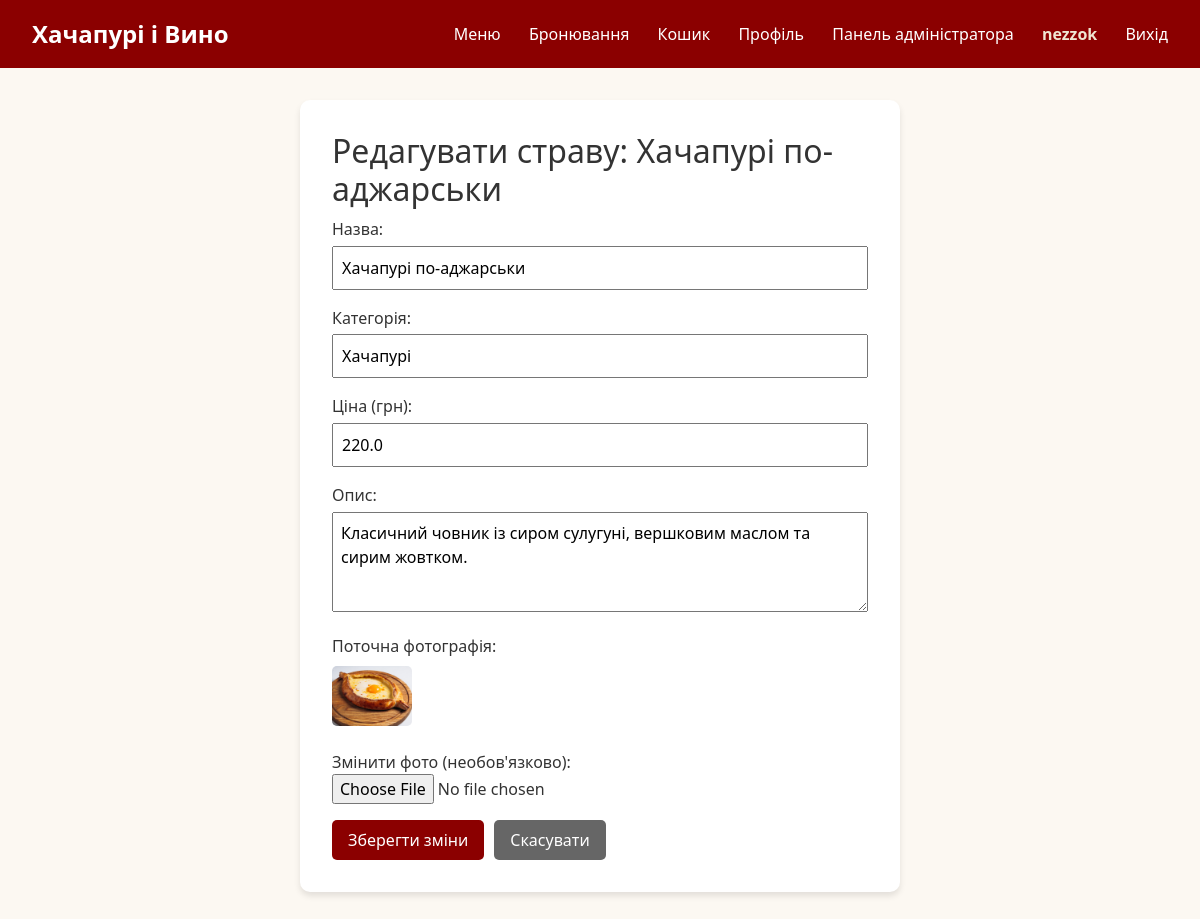
Page /admin/edit/1 (signed in) on the committed database.
### models.py (models this page shows)
class User(UserMixin, db.Model):
    id = db.Column(db.Integer, primary_key=True)
    username = db.Column(db.String(100), nullable=False)
    email = db.Column(db.String(120), unique=True, nullable=False)
    password = db.Column(db.String(200), nullable=False)
    is_admin = db.Column(db.Boolean, default=False)
    orders = db.relationship('Order', backref='user', lazy=True)

class Dish(db.Model):
    id = db.Column(db.Integer, primary_key=True)
    title = db.Column(db.String(100), nullable=False)
    category = db.Column(db.String(50), nullable=False)
    price = db.Column(db.Float, nullable=False)
    description = db.Column(db.Text, nullable=True)
    image = db.Column(db.String(150), default='default.jpg')

### app.py (the view, shortened to what this page needs)
@app.route('/admin/edit/<int:dish_id>', methods=['GET', 'POST'])
@login_required
def edit_dish(dish_id):
    if not current_user.is_admin:
        flash("У вас немає доступу до цієї сторінки!", "danger")
        return redirect(url_for('index'))
    dish = Dish.query.get_or_404(dish_id)
    return render_template('edit_dish.html', dish=dish)

### app.py (called while the page is built)
@login_manager.user_loader
def load_user(user_id):
    return User.query.get(int(user_id))

### templates/edit_dish.html (shortened to what this page needs)
{% extends 'base.html' %}
{% block content %}
<div style="max-width: 600px; margin: 2rem auto; background: white; padding: 2rem; border-radius: 10px; box-shadow: 0 4px 6px rgba(0,0,0,0.1);">
    <h2>Редагувати страву: {{ dish.title }}</h2>
    <form method="POST" enctype="multipart/form-data">
        <div style="margin-bottom: 1rem;">
            <label>Назва:</label><br>
            <input type="text" name="title" value="{{ dish.title }}" required style="width: 100%; padding: 0.5rem; margin-top: 0.3rem;">
        </div>
        <div style="margin-bottom: 1rem;">
            <label>Категорія:</label><br>
            <input type="text" name="category" value="{{ dish.category }}" required style="width: 100%; padding: 0.5rem; margin-top: 0.3rem;">
        </div>
        <div style="margin-bottom: 1rem;">
            <label>Ціна (грн):</label><br>
            <input type="number" step="0.01" name="price" value="{{ dish.price }}" required style="width: 100%; padding: 0.5rem; margin-top: 0.3rem;">
        </div>
        <div style="margin-bottom: 1rem;">
            <label>Опис:</label><br>
            <textarea name="description" style="width: 100%; padding: 0.5rem; margin-top: 0.3rem; height: 100px;">{{ dish.description }}</textarea>
        </div>
        <div style="margin-bottom: 1rem;">
            <label>Поточна фотографія:</label><br>
            <img src="{{ url_for('static', filename='uploads/' + dish.image) }}" width="80" style="object-fit: cover; margin-top: 0.5rem; border-radius: 5px;"><br><br>
            <label>Змінити фото (необов'язково):</label><br>
            <input type="file" name="image" accept="image/*">
        </div>
        <div style="display: flex; gap: 10px;">
            <button type="submit" class="btn-add">Зберегти зміни</button>
            <a href="/admin" style="padding: 0.5rem 1rem; background: #666; color: white; text-decoration: none; border-radius: 5px;">Скасувати</a>
        </div>
    </form>
</div>
{% endblock %}'

### templates/base.html (shortened to what this page needs)
<!DOCTYPE html>
<html lang="uk">
<head>
    <link href="https://cdn.jsdelivr.net/npm/bootstrap@5.3.0/dist/css/bootstrap.min.css" rel="stylesheet">
    <link rel="stylesheet" href="{{ url_for('static', filename='css/style.css') }}">
</head>
<body>
    <header>
        <div class="logo">
            <a href="{{ url_for('index') }}" style="color: white; text-decoration: none;">Хачапурі і Вино</a>
        </div>
        <nav>
            <a href="{{ url_for('index') }}">Меню</a>
            <a href="{{ url_for('booking') }}">Бронювання</a>
            {% if current_user.is_authenticated %}
                <a href="{{ url_for('cart') }}">Кошик</a>
                <a href="{{ url_for('profile') }}">Профіль</a>
                {% if current_user.is_admin %}
                    <a href="{{ url_for('admin') }}">Панель адміністратора</a>
                {% endif %}
                <span style="margin-left: 1.5rem; font-weight: bold; color: #f0e6d2;">{{ current_user.username }}</span>
                <a href="{{ url_for('logout') }}">Вихід</a>
            {% else %}
                <a href="{{ url_for('login') }}">Вхід</a>
                <a href="{{ url_for('register') }}">Реєстрація</a>
            {% endif %}
        </nav>
    </header>
    <div class="container">
        {% block content %}{% endblock content %}
    </div>
</body>
</html>

### static/css/style.css (style rules this page uses)
body { font-family: 'Segoe UI', Tahoma, Geneva, Verdana, sans-serif; margin: 0; background-color: #fcf8f2; color: #333; }
header { background-color: #8b0000; color: white; padding: 1rem 2rem; display: flex; justify-content: space-between; align-items: center; }
header .logo { font-size: 1.5rem; font-weight: bold; }
nav a { color: white; text-decoration: none; margin-left: 1.5rem; font-weight: 500; }
.container { max-width: 1100px; margin: 2rem auto; padding: 0 1rem; }
.btn-add { background-color: #8b0000; color: white; border: none; padding: 0.5rem 1rem; border-radius: 5px; cursor: pointer; }

### rows in the picture
User: username "nezzok"
Dish: title "Хачапурі по-аджарськи", category "Хачапурі", price "220.0", description "Класичний човник із сиром сулугуні, вершковим маслом та сирим жовтком.", image (placeholder picture)
